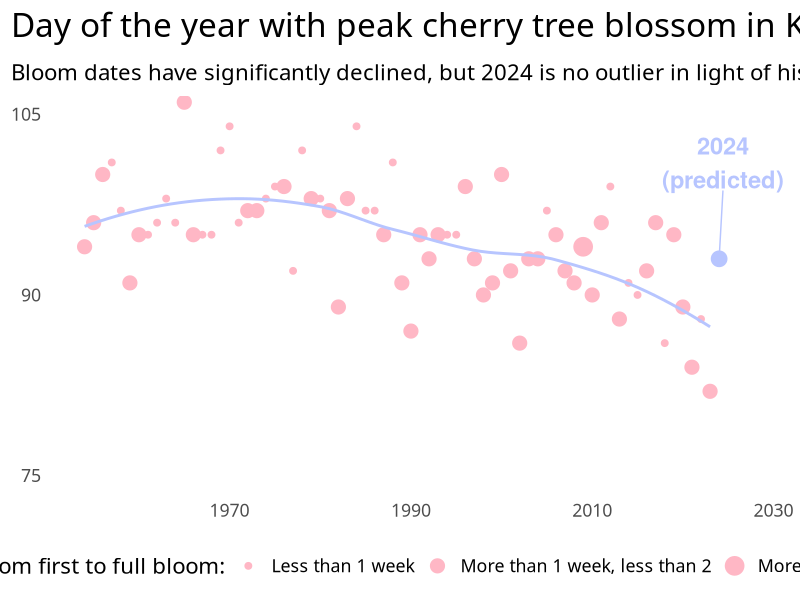
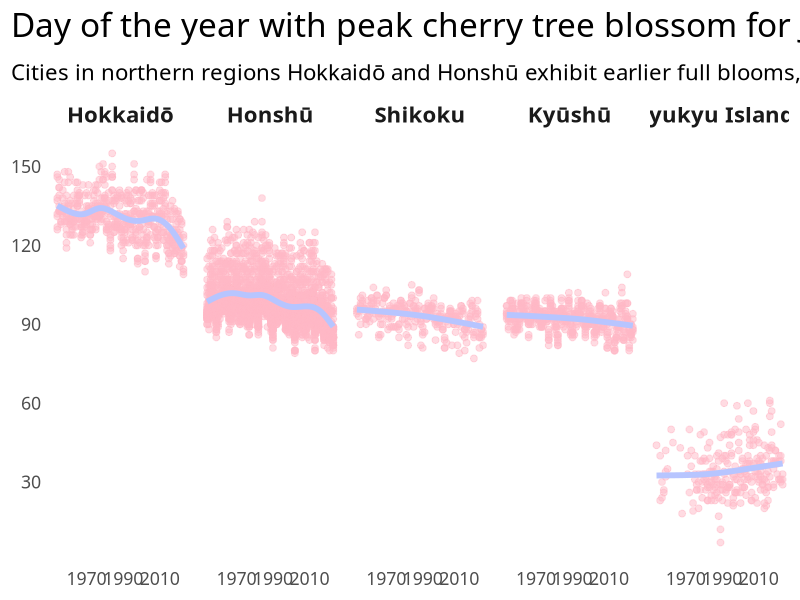
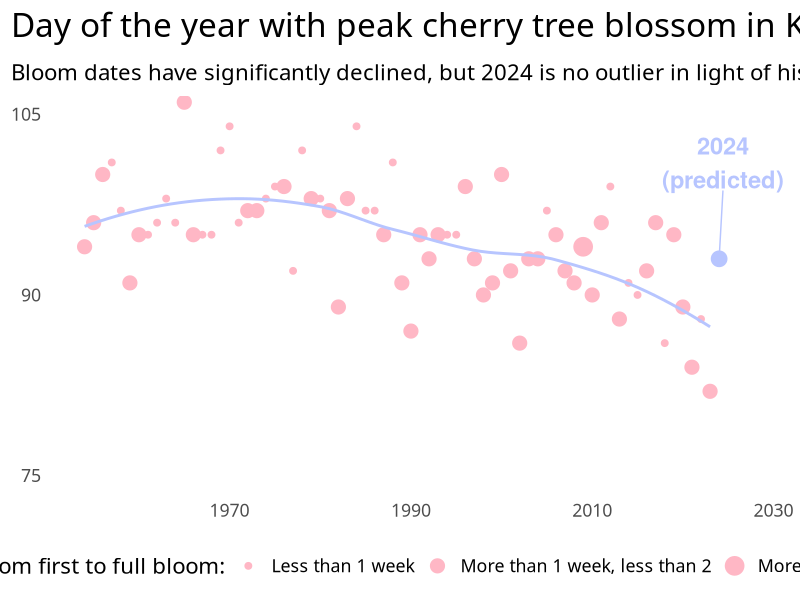
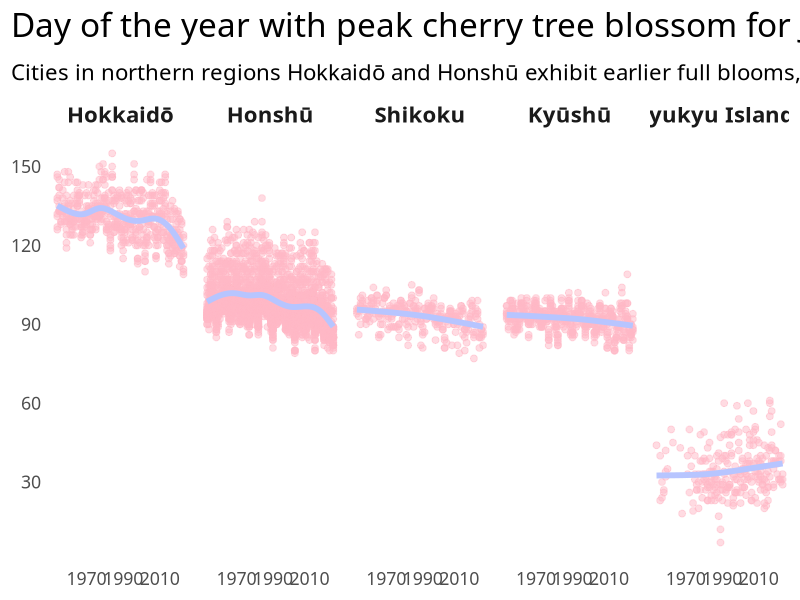

The R source for these figures, in order:
# Load libraries ------------------------------------------------------
library(tidyverse)
library(ggrepel)
library(rnaturalearth)

# Set global theme
theme_set(theme_classic(base_family = "SF Pro Light", base_size = 16))

theme_update(
  plot.title.position = "plot",
  plot.title = element_text(size = 24),
  panel.grid.minor = element_blank(),
  panel.grid.major = element_blank(),
  strip.background = element_blank(),
  strip.text = element_text(face = "bold", size = 16)
)

# triadic color scheme
colors <- c("#ffb7c5", "#b7c5ff", "#c5ffb7")

# Download & prepare data ---------------------------------------------
# Sakura dates by region
# https://www.kaggle.com/datasets/ryanglasnapp/japanese-cherry-blossom-data
sakura_first_bloom_dates <- read_csv("data/sakura_first_bloom_dates.csv")
sakura_full_bloom_dates <- read_csv("data/sakura_full_bloom_dates.csv")

sakura_first_bloom_dates_long <- sakura_first_bloom_dates |> 
  select(-c("30 Year Average 1981-2010", "Notes")) |> 
  rename(location = `Site Name`,
         is_currently_observed = `Currently Being Observed`) |> 
  pivot_longer(cols = -c(location, is_currently_observed),
               names_to = "year", values_to = "first_bloom_date")

sakura_full_bloom_dates_long <- sakura_full_bloom_dates |> 
  select(-c("30 Year Average 1981-2010", "Notes")) |> 
  rename(location = `Site Name`,
         is_currently_observed = `Currently Being Observed`) |> 
  pivot_longer(cols = -c(location, is_currently_observed),
               names_to = "year", values_to = "full_bloom_date")

sakura_dates <- sakura_first_bloom_dates_long |> 
  full_join(sakura_full_bloom_dates_long, join_by(location, year, is_currently_observed)) |> 
  mutate(year = as.integer(year),
         first_bloom_day = as.integer(first_bloom_date - as.Date(paste(year, "-01-01", sep = ""))),
         full_bloom_day = as.integer(full_bloom_date - as.Date(paste(year, "-01-01", sep = ""))),
         time_to_full_bloom = as.integer(full_bloom_date - first_bloom_date))

# Location longitudes and latitudes
# https://github.com/Yuriko-Schumacher/statistical-analysis-of-cherry-blossom-first-bloom-date/tree/main/data
# observatory_locations <- read_csv("https://raw.githubusercontent.com/Yuriko-Schumacher/statistical-analysis-of-cherry-blossom-first-bloom-date/main/data/observatory-locations.csv")
# write_csv(observatory_locations, "data/observatory_locations.csv")
observatory_locations <- read_csv("data/observatory_locations.csv")

southern_islands <- c("Naze", "Ishigaki Island", "Miyakojima", "Naha", "Minami Daito Island")

# Sort locations into regions (used ChatGPT for labeling)
# https://en.wikipedia.org/wiki/List_of_regions_of_Japan
locations_region <- read_csv("data/locations_region.csv") |> 
  mutate(region = if_else(location %in% southern_islands, "Ryukyu Islands", region)) |> 
  mutate(region = factor(region, levels = c("Hokkaidō", "Honshū", "Shikoku", "Kyūshū", "Ryukyu Islands")))

# japan map (use polygon instead of sf for simplicity)
japan_map <- map_data("world", region = "japan") |> 
  as_tibble()

# Combine main sakura data
sakura_data <- sakura_dates |> 
  left_join(observatory_locations, join_by(location)) |> 
  left_join(locations_region, join_by(location)) |> 
  mutate(is_southern_island = location %in% southern_islands) |> 
  filter(is_currently_observed == TRUE) |> 
  filter(year >= 1954) |> # to have 7 full decades
  mutate(
    second_half = year > 1988,
    sample = case_when(
      year >= 1954 & year <= 1964 ~ "From 1954 to 1963", 
      year >= 2013 & year <= 2024 ~ "From 2013 to 2024"),
    sample_tile = ntile(year, 7),
    first_bloom_group = case_when(
      month(first_bloom_date) == 1 ~ "January or earlier",
      month(first_bloom_date) == 2 ~ "February",
      month(first_bloom_date) == 3  & days(first_bloom_date) <= 15 ~ "First half of March",
      month(first_bloom_date) == 3  & days(first_bloom_date) > 15 ~ "Second half of March",
      month(first_bloom_date) >= 4 ~ "April or later"
    ),
    time_to_full_group = case_when(
      time_to_full_bloom < 7 ~ "Less than 1 week",
      time_to_full_bloom >= 7 & time_to_full_bloom < 14 ~ "More than 1 week, less than 2",
      time_to_full_bloom >= 14 ~ "More than 2 weeks"
    ),
    first_bloom_group = factor(first_bloom_group, levels = c("January or earlier", "First half of March", "Second half of March", "April or later"))
  )

# Time to full bloom in Kyoto ----------------------------------------
today <- tibble(year = 2024, full_bloom_day = as.integer(as.Date("2024-04-03")-as.Date("2024-01-01")))
fig_sakura_kyoto <- sakura_data |> 
  filter(location == "Kyoto") |> 
  ggplot(aes(x = year, y = full_bloom_day)) +
  geom_point(color = colors[1], aes(size = time_to_full_group)) +
  geom_smooth(color = colors[2], se = FALSE) +
  geom_point(data = today, color = colors[2], size = 5) + 
  geom_text_repel(data = today, nudge_x = 4, nudge_y = 8,
                  color = colors[2], label = "2024\n(predicted)", fontface = 2, size = 6
  ) + 
  labs(title = expression("Day of the year with peak cherry tree blossom in Kyoto since 1953"),
       subtitle = "Bloom dates have significantly declined, but 2024 is no outlier in light of historical data",
       size = "Time from first to full bloom:",
       x = NULL, y = NULL) +
  scale_x_continuous(breaks = seq(1950, 2030, by = 20)) +
  scale_y_continuous(breaks = seq(75, 105, by = 15)) +
  coord_cartesian(ylim = c(75, 105)) +
  theme(
    axis.title.x = element_blank(), 
    axis.title.y = element_blank(),
    # axis.text.x = element_blank(),
    # axis.text.y = element_blank(),
    axis.ticks = element_blank(),
    axis.line = element_blank(),
    strip.background = element_blank(),
    strip.text = element_text(face = "bold")
  ) +
  theme(legend.position = "bottom")
fig_sakura_kyoto

ggsave(plot = fig_sakura_kyoto, filename = "output/fig_sakura_kyoto.png",
       height = 8, width = 12)

# Time to full bloom --------------------------------------------------
fig_sakura_regions <- sakura_data |> 
  ggplot(aes(x = year, y = full_bloom_day)) +
  geom_point(color = colors[1], alpha = 0.5, size = 2) +
  geom_smooth(color = colors[2], se = FALSE, size = 2) +
  facet_wrap(~region, nrow = 1) + 
  labs(title = expression("Day of the year with peak cherry tree blossom for Japanese cities since 1953"),
       subtitle = "Cities in northern regions Hokkaidō and Honshū exhibit earlier full blooms, while Ryukyu Islands even later",
       x = NULL, y = NULL) +
  scale_x_continuous(breaks = seq(1950, 2030, by = 20)) +
  scale_y_continuous(breaks = seq(30, 150, by = 30)) +
  theme(
    axis.title.x = element_blank(), 
    axis.title.y = element_blank(),
    # axis.text.x = element_blank(),
    # axis.text.y = element_blank(),
    axis.ticks = element_blank(),
    axis.line = element_blank(),
    strip.background = element_blank(),
    strip.text = element_text(face = "bold")
  ) 
fig_sakura_regions

ggsave(plot = fig_sakura_regions, filename = "output/fig_sakura_regions.png",
       height = 8, width = 12)

# First bloom 2023 map ------------------------------------------------
# fig_map <- japan_map |> 
#   ggplot() + 
#   geom_polygon(data = japan_map, aes(x = long, y = lat, group = group), 
#                fill = "white", color = "black") +
#   geom_point(
#     data = sakura_data |> 
#       filter(year == 2023) |> 
#       drop_na(first_bloom_date, time_to_full_bloom), 
#     aes(x = long, y = lat, color = first_bloom_group, size = time_to_full_group)
#   ) + 
#   scale_color_manual(values = c(colors[3], colors[1], colors[2])) +
#   labs(x = NULL, y = NULL, 
#        color = "First bloom",
#        size = "Time between\nfirst & full bloom",
#        title = "First date of cherry blossom bloom & time to full bloom",
#        subtitle = "Southern islands have earlierst & longest blooms, northern regions latest & shortest") +
#   theme(axis.title.x = element_blank(), 
#         axis.title.y = element_blank(),
#         axis.text.x = element_blank(),
#         axis.text.y = element_blank(),
#         axis.ticks = element_blank(),
#         axis.line = element_blank())
# 
# ggsave(plot = fig_map, filename = "output/fig_map.png",
#        height = 8, width = 12)

# Full bloom dates in first half of sample vs second half -------------
# sakura_data |> 
#   filter(!is.na(sample_tile)) |> 
#   ggplot(aes(x = first_bloom_day)) +
#   geom_density(color = colors[1], fill = colors[1], alpha = 0.5) +
#   facet_grid(cols = vars(region), rows = vars(sample_tile), scales = "free") +
#   geom_vline(
#     data = sakura_data |> 
#       filter(!is.na(sample_tile)) |> 
#       group_by(sample_tile, region) |> 
#       summarize(median_first_bloom_day = median(first_bloom_day, na.rm = TRUE)),
#     aes(xintercept = median_first_bloom_day), color = colors[2], linetype = "dashed",
#     linewidth = 1
#   ) +
#   labs(x = NULL, y = NULL, 
#        color = "First bloom",
#        size = "Days between\nfirst and full bloom",
#        title = "Distribution of cherry blossom dates ",
#        subtitle = "The distribution first bloom dates shifted to the left over time") +
#   theme(axis.title.x = element_blank(), 
#         axis.title.y = element_blank(),
#         axis.text.x = element_blank(),
#         axis.text.y = element_blank(),
#         axis.ticks = element_blank(),
#         axis.line = element_blank(),
#   )

# Time to full bloom --------------------------------------------------
# fig_time_to_full_bloom <- sakura_data |> 
#   ggplot(aes(x = year, y = time_to_full_bloom)) +
#   geom_point(color = colors[1], alpha = 0.5) +
#   geom_smooth(color = colors[2], se = FALSE) +
#   facet_wrap(~region, nrow = 1) + 
#   labs(title = "Number of days between first and full bloom since 1953",
#        subtitle = "Hokkaidō exhibits the shortest and decreasing blooming periods, while Kyūshū's have lengthened",
#        x = NULL, y = NULL) +
#   scale_x_continuous(breaks = seq(1950, 2030, by = 20)) +
#   # scale_y_continuous(breaks = seq(7, 42, by = 7)) +
#   theme(
#     axis.title.x = element_blank(), 
#     axis.title.y = element_blank(),
#     # axis.text.x = element_blank(),
#     # axis.text.y = element_blank(),
#     axis.ticks = element_blank(),
#     axis.line = element_blank(),
#     strip.background = element_blank(),
#     strip.text = element_text(face = "bold")
#   )
# fig_time_to_full_bloom
# 
# ggsave(plot = fig_time_to_full_bloom, filename = "output/fig_time_to_full_bloom.png")

# Time to first bloom in Tokyo ----------------------------------------
# sakura_data |> 
#   filter(location == "Tokyo Japan") |> 
#   ggplot(aes(x = year, y = first_bloom_day)) +
#   geom_point(color = colors[1], aes(size = time_to_full_bloom)) +
#   geom_smooth(color = colors[2], se = FALSE) +
#   labs(title = "Cherry blossom first bloom dates and blooming periods in Tokyo from 1954 to 2023",
#        subtitle = "First bloom dates have decreased dramatically, while blooming periods show no pattern",
#        size = "Days between\nfirst and full bloom",
#        x = NULL, y = NULL) +
#   theme(
#     axis.title.x = element_blank(), 
#     axis.title.y = element_blank(),
#     # axis.text.x = element_blank(),
#     # axis.text.y = element_blank(),
#     axis.ticks = element_blank(),
#     axis.line = element_blank(),
#     strip.background = element_blank(),
#     strip.text = element_text(face = "bold")
#   )

# Change in time to first bloom dates over time -----------------------
# TODO: single out Tokyo, Kyoto and the outlier on the right and the one around 0
# TODO: add north / south to y axis
# Latitude 
# sakura_data |> 
#   filter(sample_tile == 1) |> 
#   group_by(location, lat) |> 
#   summarize(first_bloom_day_start = mean(first_bloom_day, na.rm = TRUE)) |> 
#   left_join(sakura_data |> 
#               filter(sample_tile == 7) |> 
#               group_by(location) |> 
#               summarize(first_bloom_day_end = mean(first_bloom_day, na.rm = TRUE)), join_by(location)) |> 
#   mutate(first_bloom_difference = first_bloom_day_end - first_bloom_day_start) |> 
#   ggplot(aes(x = first_bloom_difference, y = lat)) +
#   geom_point(color = colors[1], size = 2) +
#   geom_vline(aes(xintercept = 0), linetype = "dashed") +
#   labs(
#     title = "Title",
#     subtitle = "Subtitle",
#     x = NULL, y = NULL) +
#   theme(
#     axis.title.x = element_blank(), 
#     axis.title.y = element_blank(),
#     # axis.text.x = element_blank(),
#     axis.text.y = element_blank(),
#     axis.ticks = element_blank(),
#     axis.line = element_blank(),
#     strip.background = element_blank(),
#     strip.text = element_text(face = "bold")
#   )

# Change in time to first bloom vs temperature averages ---------------
# TODO: load temperature data
